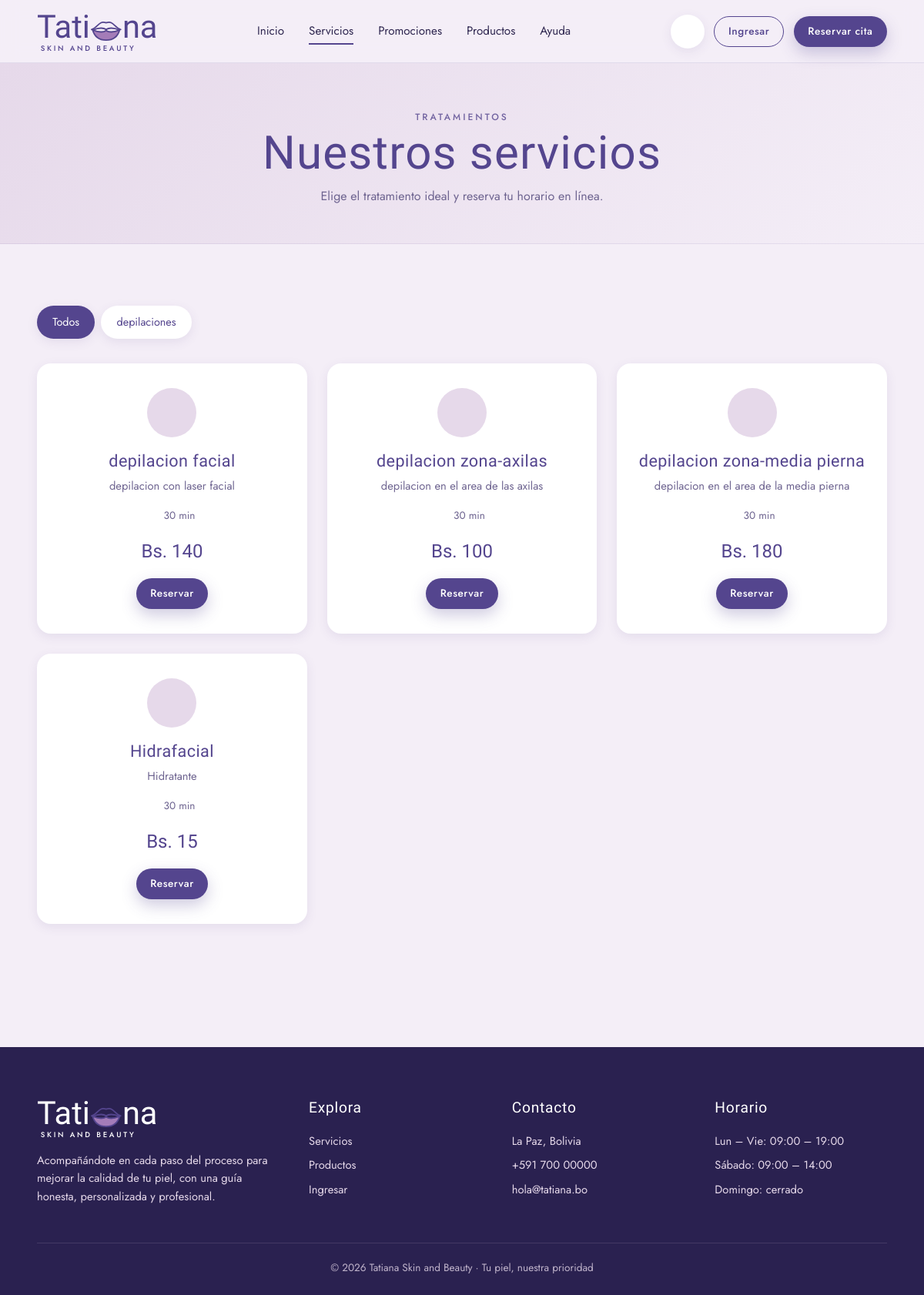
The app's page /index.php?v=servicios, older data.
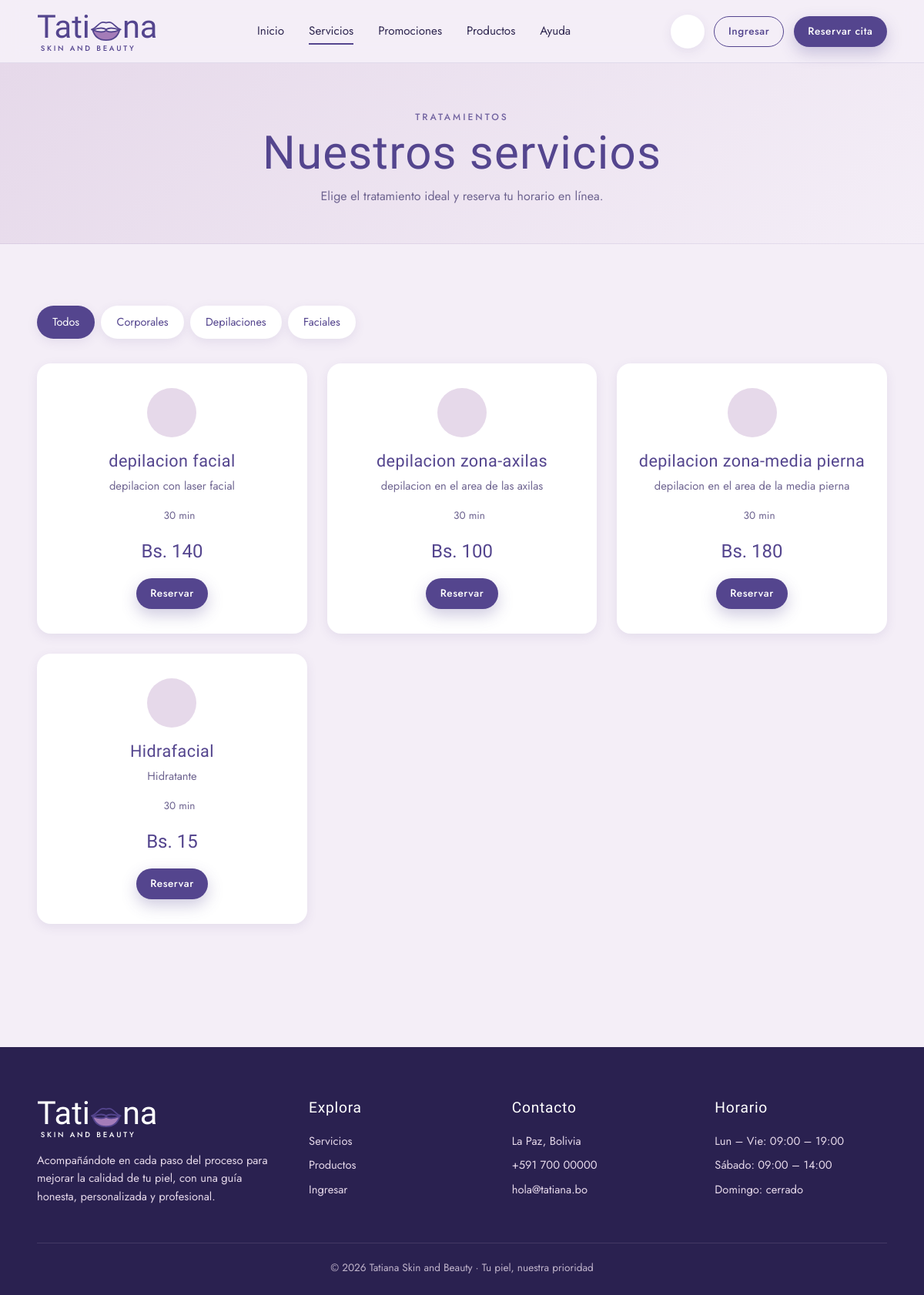
The same page, newer data.
### tables this page shows
CREATE TABLE `categoria_servicio` (
  `id_categoriaS` varchar(10) NOT NULL,
  `nombre_cservicio` varchar(100) DEFAULT NULL
);

CREATE TABLE `servicio` (
  `id_servicio` varchar(10) NOT NULL,
  `nombre` varchar(80) DEFAULT NULL,
  `descripcion` varchar(200) DEFAULT NULL,
  `precio` decimal(10,2) DEFAULT NULL,
  `duracion_minutos` int(11) DEFAULT NULL,
  `id_categoriaS` varchar(10) DEFAULT NULL
);

### app/controllers/Controller.php (called while the page is built, shortened)
<?php
abstract class Controller
{
    protected function vista(string $archivo, array $datos = []): void
    {
        $datos += $this->avisos();
        extract($datos, EXTR_SKIP);
        require BASE_PATH . '/app/views/' . $archivo;
    }
    private function avisos(): array
    {
        $avisos = ['avisos_cliente' => 0, 'avisos_admin' => 0, 'avisos_pagos' => 0];
        $u = Auth::usuario();
        if ($u === null) {
            return $avisos;
        }
        return $avisos;
    }
    protected function texto(string $clave, string $def = ''): string
    {
        return trim((string)($_GET[$clave] ?? $_POST[$clave] ?? $def));
    }
}

### app/controllers/HomeController.php (called while the page is built, shortened)
<?php
final class HomeController extends Controller
{
    public function servicios(): void
    {
        $cat = $this->texto('cat');
        $q = $this->texto('q');
        $categorias = Servicio::categorias();
        $servicios = Servicio::filtrar($cat, $q);
        $this->vista('home/servicios.php', compact('servicios', 'categorias', 'cat', 'q'));
    }
}

### app/core/Router.php (called while the page is built, shortened)
<?php
final class Router
{
    public function despachar(): void
    {
        $vista = (string)($_GET['v'] ?? 'home');
        [$clase, $metodo, $nivel] = $this->rutas[$vista];
        try {
            (new $clase())->$metodo();
        } catch (\Throwable $e) {
            error_log('[APP] ' . $e->getMessage() . ' @ ' . $e->getFile() . ':' . $e->getLine());
            (new ErroresController())->error($e);
        }
    }
}

### public/index.php (called while the page is built, shortened)
<?php
require dirname(__DIR__) . '/app/bootstrap.php';
$rutas = require BASE_PATH . '/config/routes.php';
(new App\Core\Router($rutas))->despachar();

### app/core/Auth.php (called while the page is built, shortened)
<?php
final class Auth
{
    public static function usuario(): ?array
    {
        if (empty($_SESSION['usuario'])) {
            return null;
        }
        return $_SESSION['usuario'];
    }
}

### app/bootstrap.php (called while the page is built, shortened)
<?php
spl_autoload_register(function (string $clase): void {
    $mapa = [
        'App\\Core\\'        => '/app/core/',
        'App\\Models\\'      => '/app/models/',
        'App\\Controllers\\' => '/app/controllers/',
    ];
    foreach ($mapa as $prefijo => $carpeta) {
        if (strncmp($clase, $prefijo, strlen($prefijo)) === 0) {
            $ruta = BASE_PATH . $carpeta . str_replace('\\', '/', substr($clase, strlen($prefijo))) . '.php';
            return;
        }
    }
});
require_once BASE_PATH . '/app/views/layout/helpers.php';

### app/core/Database.php (called while the page is built, shortened)
<?php
final class Database
{
    private static ?PDO $pdo = null;
    public static function pdo(): PDO
    {
        if (self::$pdo instanceof PDO) {
            return self::$pdo;
        }
        $dsn = sprintf('mysql:host=%s;port=%s;dbname=%s;charset=utf8mb4', DB_HOST, DB_PORT, DB_NAME);
        try {
            self::$pdo = new PDO($dsn, DB_USER, DB_PASS, [
                PDO::ATTR_ERRMODE            => PDO::ERRMODE_EXCEPTION,
                PDO::ATTR_DEFAULT_FETCH_MODE => PDO::FETCH_ASSOC,
                PDO::ATTR_EMULATE_PREPARES   => false,
            ]);
        } catch (PDOException $e) {
            error_log('[BD] ' . $e->getMessage());
            throw new \RuntimeException('No fue posible conectar con la base de datos.', 0, $e);
        }
        return self::$pdo;
    }
}

### app/models/Model.php (called while the page is built, shortened)
<?php
abstract class Model
{
    private static function ejecutar(string $sql, array $params): PDOStatement
    {
        $st = Database::pdo()->prepare($sql);
        $st->execute($params);
        return $st;
    }
    protected static function all(string $sql, array $params = []): array
    {
        return self::ejecutar($sql, $params)->fetchAll();
    }
}

### app/models/Servicio.php (called while the page is built, shortened)
<?php
final class Servicio extends Model
{
    public static function categorias(): array
    {
        return self::all('SELECT * FROM categoria_servicio ORDER BY nombre_cservicio');
    }
    public static function filtrar(string $categoria, string $q): array
    {
        [$sql, $params] = self::filtro($categoria, $q);
        return self::all($sql . ' ORDER BY s.nombre', $params);
    }
    private static function filtro(string $categoria, string $q): array
    {
        $sql = self::SELECT . ' WHERE 1';
        $params = [];
        return [$sql, $params];
    }
}

### app/views/home/servicios.php (the view, shortened to what this page needs)
<?php
$activo = 'servicios';
require __DIR__ . '/../layout/header.php';
?>
<div class="page-head">
    <div class="container">
        <span class="eyebrow">Tratamientos</span>
        <h1>Nuestros servicios</h1>
        <p>Elige el tratamiento ideal y reserva tu horario en línea.</p>
    </div>
</div>
<section class="section">
    <div class="container">
        <div class="tabs" style="margin-bottom:2rem">
            <a class="tab active" href="#">Todos</a>
            <?php foreach (($categorias ?? []) as $c): ?>
                <a class="tab<?= ($cat ?? '') === (string)($c['id_categoriaS'] ?? '') ? ' active' : '' ?>" href="<?= ruta('servicios', ['cat' => $c['id_categoriaS'] ?? '']) ?>"><?= e($c['nombre_cservicio'] ?? '') ?></a>
            <?php endforeach; ?>
        </div>
        <div class="grid-3">
            <?php foreach (($servicios ?? []) as $s): ?>
            <article class="card servicio-card">
                <div class="ico"><?= icon($s['icono'] ?? 'sparkle', 28) ?></div>
                <h3><?= e($s['nombre']) ?></h3>
                <p class="muted" style="font-size:.92rem"><?= e($s['descripcion']) ?></p>
                <div class="meta"><span><?= icon('clock', 15) ?> <?= (int)($s['duracion_minutos'] ?? 0) ?> min</span></div>
                <div class="precio">Bs. <?= number_format($s['precio'], 0) ?></div>
                <a href="<?= ruta('reserva_nueva') ?>" class="btn btn-primary btn-sm" style="margin-top:1rem">Reservar</a>
            </article>
            <?php endforeach; ?>
        </div>
    </div>
</section>
<?php require __DIR__ . '/../layout/footer.php'; ?>

### app/views/layout/header.php (shortened to what this page needs)
<?php
require_once __DIR__ . '/helpers.php';
$activo = $activo ?? '';
$u = \App\Core\Auth::usuario();
$pendientes = (int)($avisos_cliente ?? 0);
$esCliente = ($u['id_rol'] ?? '') === 'ROL03';
$esStaff = in_array($u['id_rol'] ?? '', ['ROL01', 'ROL02'], true);
$panelStaff = ($u['id_rol'] ?? '') === 'ROL02' ? 'empleado_dashboard' : 'admin_dashboard';
?>
<!DOCTYPE html>
<html lang="es">
<head>
    <link rel="stylesheet" href="<?= BASE_URL ?>/css/style.css">
</head>
<body>
<header class="nav">
    <div class="container nav-inner">
        <?= logo() ?>
        <nav class="nav-links" id="menu">
            <a href="<?= ruta('home') ?>"     class="<?= $activo === 'home' ? 'active' : '' ?>">Inicio</a>
            <a href="<?= ruta('servicios') ?>" class="<?= $activo === 'servicios' ? 'active' : '' ?>">Servicios</a>
            <a href="<?= ruta('promociones') ?>" class="<?= $activo === 'promociones' ? 'active' : '' ?>">Promociones</a>
            <a href="<?= ruta('catalogo') ?>"  class="<?= $activo === 'catalogo' ? 'active' : '' ?>">Productos</a>
            <a href="<?= ruta('ayuda') ?>" class="<?= $activo === 'ayuda' ? 'active' : '' ?>">Ayuda</a>
        </nav>
        <div class="nav-actions">
            <?php if (!$esStaff): ?>
            <a href="<?= ruta('carrito') ?>" class="cart-link" aria-label="Carrito">
                <?= icon('cart', 20) ?>
            </a>
            <?php endif; ?>
            <?php if ($u !== null): ?>
                <?php if ($esCliente && $pendientes > 0): ?>
                    <a href="<?= ruta('mis_reservas') ?>" class="btn btn-outline btn-sm"><?= icon('clock', 15) ?> <?= $pendientes ?> pendiente<?= $pendientes > 1 ? 's' : '' ?></a>
                <?php endif; ?>
                <form method="post" action="<?= ruta('logout') ?>" style="display:inline">
                    <?= csrf() ?>
                    <button class="btn btn-outline btn-sm" type="submit" title="Cerrar sesión de <?= e($u['nombre']) ?>">Salir</button>
                </form>
            <?php else: ?>
                <a href="<?= ruta('login') ?>" class="btn btn-outline btn-sm">Ingresar</a>
            <?php endif; ?>
            <a href="<?= $esStaff ? ruta($panelStaff) : ruta('reserva_nueva') ?>" class="btn btn-primary btn-sm">
                <?= $esStaff ? 'Panel' : 'Reservar cita' ?>
            </a>
        </div>
    </div>
</header>

### app/views/layout/helpers.php (shortened to what this page needs)
<?php
function e($texto): string
{
    return htmlspecialchars((string)$texto, ENT_QUOTES, 'UTF-8');
}
function ruta(string $vista, array $params = []): string
{
    $url = BASE_URL . '/index.php?v=' . urlencode($vista);
    foreach ($params as $k => $val) {
        $url .= '&' . urlencode((string)$k) . '=' . urlencode((string)$val);
    }
    return $url;
}
function lips(string $clase = ''): string
{
    return '<svg class="' . $clase . '" viewBox="0 0 120 80" fill="none" xmlns="http://www.w3.org/2000/svg" aria-hidden="true">
      <path d="M8 38c14-3 22-18 34-24 8-4 12 0 18 0s10-4 18 0c12 6 20 21 34 24" stroke="#54458e" stroke-width="5" stroke-linecap="round" stroke-linejoin="round"/>
      <path d="M12 40c20 8 36 10 48 2 12 8 28 6 48-2-6 22-22 36-48 36S18 62 12 40Z" fill="#a47cb8" stroke="#54458e" stroke-width="5" stroke-linejoin="round"/>
      <path d="M12 40c20-8 36-10 48-2 12-8 28-6 48 2" stroke="#54458e" stroke-width="5" stroke-linecap="round"/>
    </svg>';
}
function logo(bool $claro = false): string
{
    $c = $claro ? 'light' : '';
    return '<a href="' . ruta('home') . '" class="logo ' . $c . '">
        <span class="logo-word">Tati' . lips() . 'na</span>
        <span class="logo-sub">SKIN AND BEAUTY</span>
    </a>';
}
function icon(string $n, int $s = 22): string
{
    $d = $p[$n] ?? $p['sparkle'];
    return '<svg width="' . $s . '" height="' . $s . '" viewBox="0 0 24 24" fill="none" stroke="currentColor" stroke-width="1.6" stroke-linecap="round" stroke-linejoin="round" aria-hidden="true">' . $d . '</svg>';
}

### app/views/layout/footer.php (shortened to what this page needs)
<?php
$uFooter = \App\Core\Auth::usuario();
$esClienteFooter = ($uFooter['id_rol'] ?? '') === 'ROL03';
$esStaffFooter = in_array($uFooter['id_rol'] ?? '', ['ROL01', 'ROL02'], true);
?>
<footer class="footer">
    <div class="container">
        <div class="footer-grid">
            <div>
                <?= logo(true) ?>
                <p style="margin-top:1rem;max-width:300px;font-size:.92rem">
                    Acompañándote en cada paso del proceso para mejorar la calidad de tu piel, con una guía honesta, personalizada y profesional.
                </p>
            </div>
            <div>
                <h4>Explora</h4>
                <ul>
                    <li><a href="<?= ruta('servicios') ?>">Servicios</a></li>
                    <li><a href="<?= ruta('catalogo') ?>">Productos</a></li>
                    <?php if ($esClienteFooter): ?>
                    <li><a href="<?= ruta('reserva_nueva') ?>">Reservar cita</a></li>
                    <li><a href="<?= ruta('mis_reservas') ?>">Mis reservas</a></li>
                    <?php elseif ($esStaffFooter): ?>
                    <li><a href="<?= ruta(($uFooter['id_rol'] ?? '') === 'ROL02' ? 'empleado_dashboard' : 'admin_dashboard') ?>">Panel de trabajo</a></li>
                    <?php else: ?>
                    <li><a href="<?= ruta('login') ?>">Ingresar</a></li>
                    <?php endif; ?>
                </ul>
            </div>
            <div>
                <h4>Contacto</h4>
                <ul>
                    <li>La Paz, Bolivia</li>
                    <li>+591 700 00000</li>
                    <li>hola@tatiana.bo</li>
                </ul>
            </div>
            <div>
                <h4>Horario</h4>
                <ul>
                    <li>Lun – Vie: 09:00 – 19:00</li>
                    <li>Sábado: 09:00 – 14:00</li>
                    <li>Domingo: cerrado</li>
                </ul>
            </div>
        </div>
        <div class="copy">© <?= date('Y') ?> Tatiana Skin and Beauty · Tu piel, nuestra prioridad</div>
    </div>
</footer>
</body>
</html>

Row changes from the older to the newer data that the page shows:
added categoria_servicio: nombre_cservicio "Corporales"
changed categoria_servicio: nombre_cservicio "depilaciones" → "Depilaciones"
added categoria_servicio: nombre_cservicio "Faciales"
